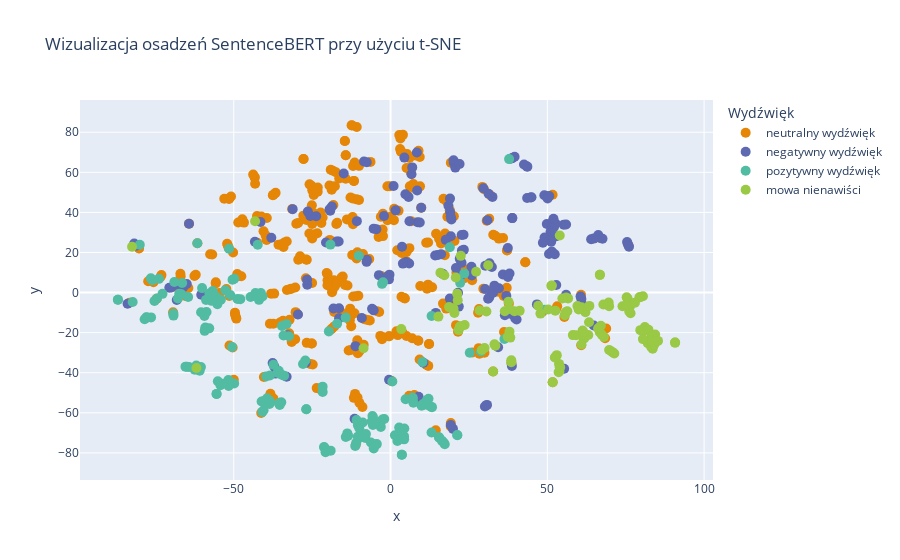

The notebook cell this image was saved under:
### Code cell
model_gen = run_model('dkleczek/bert-base-polish-uncased-v1', dataset, use_lora = True, extra_df=generated)

### Figure 1 — Plotly figure (JSON) as saved in the notebook; plotly's stock layout.template omitted (floating-point values rounded to 4 significant figures; data arrays with more than 128 entries replaced by an {"elided": "..."} marker saying what was removed)
{"data": [{"hovertemplate": "<b>%{hovertext}</b><br><br>Wydźwięk=neutralny wydźwięk<br>x=%{x}<br>y=%{y}<extra></extra>", "hovertext": {"elided": "396 str values"}, "legendgroup": "neutralny wydźwięk", "marker": {"color": "rgb(229, 134, 6)", "size": 10, "symbol": "circle"}, "mode": "markers", "name": "neutralny wydźwięk", "orientation": "v", "showlegend": true, "type": "scatter", "x": {"elided": "396 float values"}, "xaxis": "x", "y": {"elided": "396 float values"}, "yaxis": "y"}, {"hovertemplate": "<b>%{hovertext}</b><br><br>Wydźwięk=negatywny wydźwięk<br>x=%{x}<br>y=%{y}<extra></extra>", "hovertext": {"elided": "188 str values"}, "legendgroup": "negatywny wydźwięk", "marker": {"color": "rgb(93, 105, 177)", "size": 10, "symbol": "circle"}, "mode": "markers", "name": "negatywny wydźwięk", "orientation": "v", "showlegend": true, "type": "scatter", "x": {"elided": "188 float values"}, "xaxis": "x", "y": {"elided": "188 float values"}, "yaxis": "y"}, {"hovertemplate": "<b>%{hovertext}</b><br><br>Wydźwięk=pozytywny wydźwięk<br>x=%{x}<br>y=%{y}<extra></extra>", "hovertext": {"elided": "184 str values"}, "legendgroup": "pozytywny wydźwięk", "marker": {"color": "rgb(82, 188, 163)", "size": 10, "symbol": "circle"}, "mode": "markers", "name": "pozytywny wydźwięk", "orientation": "v", "showlegend": true, "type": "scatter", "x": {"elided": "184 float values"}, "xaxis": "x", "y": {"elided": "184 float values"}, "yaxis": "y"}, {"hovertemplate": "<b>%{hovertext}</b><br><br>Wydźwięk=mowa nienawiści<br>x=%{x}<br>y=%{y}<extra></extra>", "hovertext": ["@USER Jakieś zjebanie, nienawistni chuje bronią dostępu do przybytku miłości", "@USER Maść na ból dupy podwójna", "@USER Powiem Ci po twojemu: ty stary pojebańcu, profesorowi Strzemboszowi nawet butów nie jesteś godzien czyścić.", "@USER @USER Dopiero przyniesie, kiedy banda idiotów, którzy zrezygnowali z pracy dostaną gówno a nie emeryturę.", "@USER @USER @USER Minister będzie ścigał a Tvniemiecka będzie szkalować Polskę i Polaków - likwidacja TVN to najleps…", "@USER @USER Prymityw to jest karalne", "@USER Ten płaczliwy histeryk, parodii prokuratora, rozemocjonowany idiota", "Historia jest jedna skurwysyny pisowskie", "@USER Sługo komuny ile jeszcze jadu z Twego pyska się wyleje?", "Hehe Lechia chyba się trochę wyglupila tym Lizaniem dupy kolejorzowi i transparentem \\\" wszyscy do Sydney...\\\" pozatym to z czym do czego", "@USER Niby sami świnie, a nic nie wiedzą", "@USER Twoja stara, jest tak stara, że pamięta jak morze martwe było zaledwie chore", "Chłopak Dani jest po prostu brzydki idk", "@USER @USER Przyjaciół to niech on sobie szuka za swoje prywatne pieniądze. I niech robi z siebie idiotę na własny rachunek.", "@USER @USER Po chuj z takim zjebem gadać?", "@USER @USER Ale trzeba być zjebem totalnym żeby chwalić się publicznie", "@USER Nie ma jak lans nierobie za pieniądze podatników.", "@USER @USER @USER Wzór, za chowanie pod dywan klechów pedofili z całego świata?", "@USER @USER @USER @USER Tępym chujem to jesteś ty. Jak nie wierzysz to popatrz w lustro.", "@USER @USER @USER Ładnie tak obrażać podatników, którzy płacą za twoje pobory i nagrody, pisowski kutasie?", "Nikt nigdy nie rozsiewał takiego smrodu jak @USER", "Poseł Misiło postanowił zakończyć konkurs na debila roku już w marcu #Woronicza17", "@USER Masz Amsterdam na lokalizacji Włóczykiju. Dla mnie spoko, ale o 18:30 masz program, żebyś zdążył.", "Nie mam wpływu chuje złamane", "@USER @USER Kamilo jak patrzę na Ciebie to widzę obraz nędzy i rozpaczy", "@USER Rodakom? Którym? Tym \\\"bolszewikom\\\"? Oj zabolały Rodaków Pańskie słowa. Nie tak to powinno wyglądać.", "@USER Podsumowując:\\nObciach mierzymy w gmyzach, a \\na poziom utraty kontroli, w kukizach.", "Jakubiak w @USER  stwierdziła, że problemy PiSu są z powodu przesadzonej krytyki opozycji. Pierdolnięta.", "@USER @USER Uff już myślałem, że Cię popierdoliło xD", "@USER @USER Nie dociera, że Polacy was nie chcą? Proszę poszerzyć swój horyzont, wygląda, jakby patrzyła pani przez dziu…", "@USER Gdybyście z najebanymi górnikami z łańcuchami, albo z kibicami w kominiarkach, śmierdzisz z daleka", "@USER @USER MILIONY POLAKÓW CZEKA NA BADANIA PSYCHIATRYCZNE LISA PO WPISACH WIDAĆ  NIE ZRUWNOWARZENIE PSYCHICZNE  I CI…", "@USER Nowe chodnikowe powiedzonko brzmi:\\n\\nPierdolisz jak Morawiecki, realy.\\n\\n@USER @USER \\n\\nHybryda głupoty.", "@USER @USER Dziwie się że wchodzisz w dyskusje z taką amebą umysłową :P", "@USER Potraficie spierdolić najprostszą sprawę. Jesteście palantami a nie opozycją. Won z Sejmu.", "@USER A dziś samo porównanie tych dwóch ekip ( legia 10 pkt, Wisła 11) znaczy ze legia się blazni i ty tym tweetep to udowadniasz", "@USER Nie mogę rozgryźć wyborców Andruszkiewicza. Albo mają do siebie dystans jak stąd do Petersburga, albo IQ puszki po solonych o…", "@USER Hehehehehe.A pani@USER jak zwykle w gigantycznej formie intelektualnej😁😁", "@USER A w słowniku ludzi kulturalnych nie ma słów dostatecznie obelżywych żeby określić Elżbietę Morawską. Koniec cytatu.", "Hahaha idziesz na dno endeku, caly dziennikarski swiat cie skreślił", "@USER Co na to Krakowski Lajkonik Prokurator Generalny @USER", "@USER ciekawe po co kibicom BMG szaliki Celtiku ? A kibice Celtiku pokazują że dla nich to zwykła nic nie znacząca szmata", "@USER @USER @USER Mocne słowa? Idiota nie jest w stanie niczego takiego powiedzieć", "@USER @USER Wypad kłamco i oszuście z mojego miasta", "Pensja, kasa, dojenie, @USER ,ssanie kasy, ruchanie w meskie dupy, zawsze za pis, trudny teren, ciezkie warunki", "Musi wkroczyć toksyna @USER i zrobić porządek", "@USER @USER a edukcja, tworzą nowego polaka z odklejeniem mózgowym. Zakończy się to inwazją psychopolactwa.", "@USER @USER Wystarczy wsadzić przeciwnikowi palec w dupe i już można zostać legendą 😂", "@USER Rozumiem, że ten gif jest adekwatny do poziomu Pana intelektu. Gratuluję.", "Ani jednego człowieka z pis nie toleruję, tak mam, coś ze mną nie tak chyba", "@USER Ja pamiętam jak spiewalo się \\\" Węgrzyn Kazimierz nierusz Kazika bo zginiesz \\\" a chłop teraz dzban roku w c+", "@USER Co za jebana chorągiewka. Zero szacunku dla takich zawodników.", "@USER @USER Masz zupełną rację. Cały rząd i wierchuszki PiSu już dawno powinna siedzieć.", "@USER Ta menda Rydzyk nie chcial z nim gadać postrzegam na wielki plus", "@USER @USER Jest Pan demagogiem, który nie wie o czym pisze. Nie mam czasu na dyskusję z ignorantami. Żegnam.", "@USER @USER Proszę o cytat z wypowiedzi przedstawiciela WH, który to potwierdza. Łżesz jak bura suka manipulancie.", "@USER #PiSkomuna - kurwa, zdzira!\\nChciwie w kieszeń Ci spozira\\nI wyciąga z niej dukaty. \\nChce tu Moskwę mieć. Na raty", "@USER ciekawe czy jeszcze dużo ludzi się złapie na nieudolnego dziennikarza który publikuje zmyślone listy", "@USER Czego? Ja prdle Pawłowicz i kultura....", "Wychowały cię mass media, nie wysilał się twój mózg ✌🏻✌🏻", "@USER @USER Słaby to jesteś Ty chowając się za takim awatarem.", "@USER Pawełku, zostałeś politykiem. To kiedy mogę napluć Ci w mordę?", "@USER Szkoda zdrowia czytać takie gówno. Lepiej zbanować ch....a", "@USER @USER Dobra spierdalaj, ja też spierdalam", "@USER Dwa najwieksze siury internetu, co za przewrotność", "@USER Pasowało by wreszcie przestać lizać się po jajach , podniecać ilością transferów i zwrócić uwagę na styl i wyniki bo jaka…", "@USER Urban powinien się od was uczyć. Jesteście żenujące gnojki. Aż przykro patrzeć.", "@USER To chyba bardziej @USER srales nie pisz", "@USER @USER Łżesz jak bura suka kutasie", "@USER @USER @USER Plujecie na Polskę to my będziemy pluć na was.", "@USER @USER No pewnie. Niepełnosprawnych zamkneliscie w sejmie to się zrobiło bezpiecznie na ulicach. Taka prawda kłamco.", "@USER @USER PiS za to jest partią służących.", "Nagrody, premie, karty, kurwy na telefon, spowiedź przez telefon,", "Praca dla PO powoduje trwałe uszkodzenia mózgu....? #Woronicza17", "@USER @USER Twoje zachowanie i POglądy mają wiele wspólnego z komuchami.", "@USER A jeszcze większymi idiotami są ci którzy go słuchają.", "@USER @USER Synku, jakby nie takie dziadki jak ja to byś dzisiaj na czynach partyjnych popierdzielał a nie bredził ma Twitterze", "Pisdzielstwo tworzy trendy, kazdy jest złodziejem", "@USER @USER Tomek ty i analizy? Ty i wnioski? Chłopie nie wiem co ty bierzesz ale zmnieksz dawkę o połowę...", "@USER @USER Ciekawy jestem kto będzie tym pierwszym, który, przy kolejnym wypowiedzianym kłamstwie da Ci po prostu w mordę.", "@USER Szczecin pokazał że nie jest Warszawą. I nie wybiera miernot", "@USER @USER Widać jak na dłoni, nowy homopisuarowiec to tylko atrapa z dykty", "@USER @USER @USER Rozmawiacie? O czym ty bredzisz pajacu.", "@USER @USER A do władzy dorwała się rządna władzy ponad wszystko pisowska hołota pod wodzą jego brata i niszczy państwo.", "@USER @USER Ten cały @USER  wygląda mi na pedofila...", "@USER @USER @USER Na Twoim przykładów można napisać encyklopedię manipulacji. Spadaj na trzepak.", "@USER @USER @USER @USER I znowu będzie bredził jak potłuczony.", "@USER @USER @USER Najlepiej się nie odzywajcie, żeby być na dnie trzeba coś znaczyć a Wy ! Pukacie od spodu. Masakra,…", "@USER Bilony z vat, biliony z pit, tak tylko piśdzielstwo drenuje", "@USER Praca dla PO powoduje trwałe uszkodzenia mózgu....? #Woronicza17", "@USER @USER Rachoń Jak zwykle manipuluje, taki to już pajac", "@USER Jego profil na FB pełny rasistowskich postów działa nadal.", "@USER A ja uważam, że jesteś bucem.", "Tytuł dla najgłubszego tt w dniu dzisiejszym przyznaję\\n\\nhttps://t.co/zjUgmrfvdv", "@USER @USER @USER @USER Nie bredź córuś, bo twój ulubieniec wyzywa i obraża ludzi na okrągło od kilkunastu lat", "@USER \\\"Ludzie są tak głupi że to działa...naprawdę \\\" - Premier Morawiecki na taśmach prawdy.", "@USER @USER @USER Gdzie jest @USER . Brudziński jesteś kłamcą i marnym kutasem @USER", "@USER @USER Tyle znaczysz facet. Nawet Polonia ma Cię w pompie glusiu 😂😂😂 Tłumy widzę, widzę tłumy! Parafrazując 😆", "@USER @USER @USER Jak narazie to masz przywidzenia co nie zmienia faktu że cały czas jesteś idiotą.", "@USER @USER @USER Chamstwo to nie wolność słowa. To tylko chamstwo. A ty jeszcze jesteś dodatkowo idiotą i preszesowskim sługusem.", "@USER @USER czyżbyś zauważył że pierdolisz głupoty i nie masz argumentów ?", "@USER @USER Olałeś ludzi po raz kolejny. Krzywoprzysięzca, oszust i kłamca - z takimi ludźmi się nie spotykam.", "@USER I zrobił całą resztę w kuku kierując ukradzione pieniądze z budżetu państwa do kościoła. To jest dopiero skurwysyństwo.", "@USER Może raczej Wincenty Kadłubek. Albo raczej sam Kadłubek, bez mózgu.", "Przestanę karmić tego @USER swoim fejmem, bo tylko puchnie  narodowym gównem, jak świnia która wszystko żre", "@USER @USER Widzę, że wybujałe ego zasłania ci pole widzenia.", "@USER Tchórzostwo i paranoja. Marszałek Kuchciński hańbi obejmowany urząd.", "@USER Fiaskiem był wyjazd kasty do Brukseli,ponoć nie było zainteresowania europosłów nie mówię tu o zdradzieckich mordach.", "@USER Życzysz rodakom to pisz po niemiecku.", "@USER @USER Patologia to jesteś Ty. Mentalna patologia.", "@USER po chuj się tak wszędzie tym chwalisz ?", "@USER W całej Polsce nazwano te imprezę DUPEK DANCE...", "Bo wie już to kraina ta, kwa kwa kwa gazeta zła i gęgęgę zły tvn", "@USER Byłem pewien że gdzieś widziałem tą ruską mordę", "@USER Nie ma co być zawiedzionym. Pora zdać sobie sprawe, że jesteście zbieraniną palantów nie nadających się do niczego.", "@USER @USER @USER Tego debila obserwuje 150 tyś @USER", "@USER @USER mowa o tej dupie ?:)", "@USER To jest niszczenie mienia, takie samo jakby na ścianie pani domu ktos napisał  \\\"tu mieszka durna baba\\\"", "@USER @USER @USER A kto ci zabrania dopingować? Ty jesteś normalny? Umiesz czytać ze zrozumieniem?", "@USER mam taką zasade że do ludzi których nie szanuje nie mówie na pan.Przykro mi.", "@USER @USER Smaciarza a nie premiera. Zdradził Polskę z faszystami"], "legendgroup": "mowa nienawiści", "marker": {"color": "rgb(153, 201, 69)", "size": 10, "symbol": "circle"}, "mode": "markers", "name": "mowa nienawiści", "orientation": "v", "showlegend": true, "type": "scatter", "x": [81.31, 50.3, 82.05, 76.55, 39.52, 31.15, 81.11, 79.66, 61.29, 56.39, 80.61, 55.57, 27.28, 37.93, 83.6, 83.12, 61.87, 80.51, 83.3, 84.13, 17.15, 70.48, 61.78, 52.54, 56.63, 69.57, 30.58, 79.38, 62.15, 33.15, 82.25, 29.98, 60.88, 33.43, 67.07, 21.25, 28.4, -61.92, 37.87, 56.02, 23.63, 68.06, 47.8, 84.4, 66.76, 15.9, 66.73, 38.51, 53.85, 22.4, 3.423, 79.59, 37.38, 55.81, 54.1, 83.21, 80.5, 51.27, 21.71, -82.45, 58.15, 61.65, 61.26, 63.31, 47.1, 38.51, 63.08, 21.43, 83.5, 69.72, 67.88, 20.06, 66.77, 22.1, 90.75, 75.31, 36.44, 66.25, 20.37, 53.62, 18.67, 67.38, 53.03, 75.64, 71.37, 59.17, 53.74, 53.97, 66.3, 22.55, 51.46, 37.6, 90.76, -8.616, 54.8, 76.34, 83.57, 29.11, 85.3, 75.3, 52.58, 73.98, 76.13, 15.26, 61.5, 59.6, 75.36, 63.41, 60.89, 38.19, 60.0, 20.8, 41.19, -43.2, 53.96, 70.89, 32.73, 77.95, 52.4, 51.71, 69.72], "xaxis": "x", "y": [-18.63, -8.43, -25.31, -10.36, -9.346, 13.66, -17.16, -18.76, -22.05, -9.347, -19.31, -11.28, 10.39, -19.51, -28.01, -27.12, -21.26, -23.22, -25.2, -25.96, 8.653, -29.44, -22.94, -9.027, -2.908, -4.961, -9.456, -2.374, -9.803, -25.78, -18.5, -27.68, -7.305, -26.54, -16.54, -0.6493, -8.972, -37.62, -8.195, -2.507, -16.21, -22.18, -10.5, -20.91, 8.84, 9.847, -19.81, -34.75, -39.23, 18.32, -18.23, -2.339, -22.06, -9.874, -37.32, -21.99, -1.868, 3.413, -18.72, 22.84, -21.23, -7.892, -18.9, -14.84, -6.599, -33.79, -21.17, -3.836, -21.82, -6.838, -5.997, -7.929, 8.842, -16.98, -24.96, -2.396, -9.303, -17.92, -10.2, -39.76, -7.259, -21.06, -31.22, -3.061, -30.38, -21.31, -35.58, 28.48, -17.79, -16.79, 3.479, -4.6, -24.96, -27.79, -2.974, -7.002, -24.35, -28.69, -24.12, -6.17, -32.2, -6.835, -9.424, -11.99, -19.71, -6.692, -6.394, -6.652, -25.93, -22.47, -8.411, 7.555, -9.121, 35.61, -37.27, -29.85, -39.41, -5.059, -32.44, -44.73, -28.66], "yaxis": "y"}], "layout": {"legend": {"title": {"text": "Wydźwięk"}, "tracegroupgap": 0}, "title": {"text": "Wizualizacja osadzeń SentenceBERT przy użyciu t-SNE"}, "xaxis": {"anchor": "y", "domain": [0, 1], "title": {"text": "x"}}, "yaxis": {"anchor": "x", "domain": [0, 1], "title": {"text": "y"}}}}
